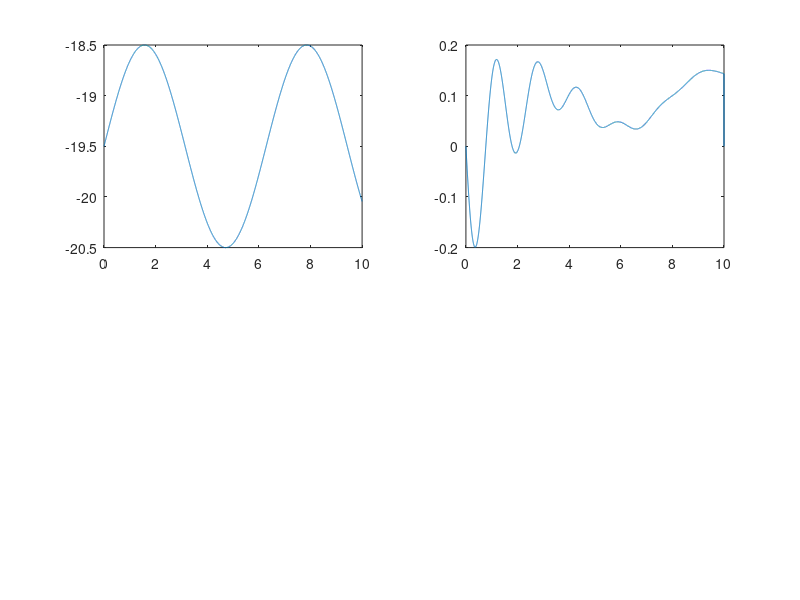

This figure's MATLAB source: (Note: this script raises an error after producing the figure.)
%----------- Parameters -----------%

p.k=30;                       % [N/m]
p.b=2;                        % [Ns/m]
p.g=9.81;                     % [m/s^2]
p.m1=10;                      % [kg]
p.m2=10;                      % [kg]
p.m3=2;                       % [kg]
p.R=0.5;                      % [m]
p.d=1;                        % [m]
p.c1=1;                       % [m^2]
p.c2=1;                       % [m^2]
p.T = 1e-3;                   % Sampling period [s]

steps = round(10/p.T);        % Simulation steps
t = [0:p.T:p.T*steps];          % Timevector for simulation
input = @(x) -19.5+sin(x);     % Input function
u = input(t);               % Inputvector

Q_e = eye(4)*1e-6;          % Process noise covariance
R_e = 1*1e-2;               % Measurement noise covariance


%----------- Differential equations -----------%

f1 = @(x1,x2) x1+p.T*x2;
f2 = @(x1,x2,x3,x4) x2+p.T*(p.g+p.k/p.m3*(x3*p.R-x1)+p.b/p.m3*(x4*p.R-x2));
f3 = @(x3,x4) x3+p.T*x4;
f4 = @(x1,x2,x3,x4,u) x4+p.T*(u+p.g*p.d*cos(x3)*(p.m2-p.m1)+p.k*(x1-x3*p.R)+p.b*(x2-x4*p.R))/(p.c1*p.m1+p.c2*p.m2);


%----------- Computation -----------%

x1 = zeros(4,steps+1);
y1 = zeros(1,steps+1);
x1(:,1) = [0;0;0;0];

for i=1:steps
    x1(1,i+1) = x1(1,i)+p.T*x1(2,i);
    x1(2,i+1) = x1(2,i)+p.T*(p.g+p.k/p.m3*(x1(3,i)*p.R-x1(1,i))+p.b/p.m3*(x1(4,i)*p.R-x1(2,i)));
    x1(3,i+1) = x1(3,i)+p.T*x1(4,i);
    x1(4,i+1) = x1(4,i)+p.T*((u(i)+p.g*p.d*cos(x1(3,i))*(p.m2-p.m1)+p.k*(x1(1,i)-x1(3,i)*p.R)+p.b*(x1(2,i)-x1(4,i)*p.R))/(p.c1*p.m1+p.c2*p.m2));
    y1(i) = x1(4,i);
    %x1(1,i+1) = f1(x1(1,i),x1(2,i));
    %x1(2,i+1) = f2(x1(1,i),x1(2,i),x1(3,i),x1(4,i));
    %x1(3,i+1) = f3(x1(3,i),x1(4,i));
    %x1(4,i+1) = f4(x1(1,i),x1(2,i),x1(3,i),x1(4,i),u(i));
end

subplot(2,2,1)
plot(t,u)

subplot(2,2,2)
plot(t,y1)

[x2,y2] = noisy_model(p,R_e,Q_e,t,u,x1(:,1));
subplot(2,2,3)
plot(t,y2)

y3 = kalman_filter(p,R_e,Q_e,u,y2);
subplot(2,2,4)
plot(t,y3)

